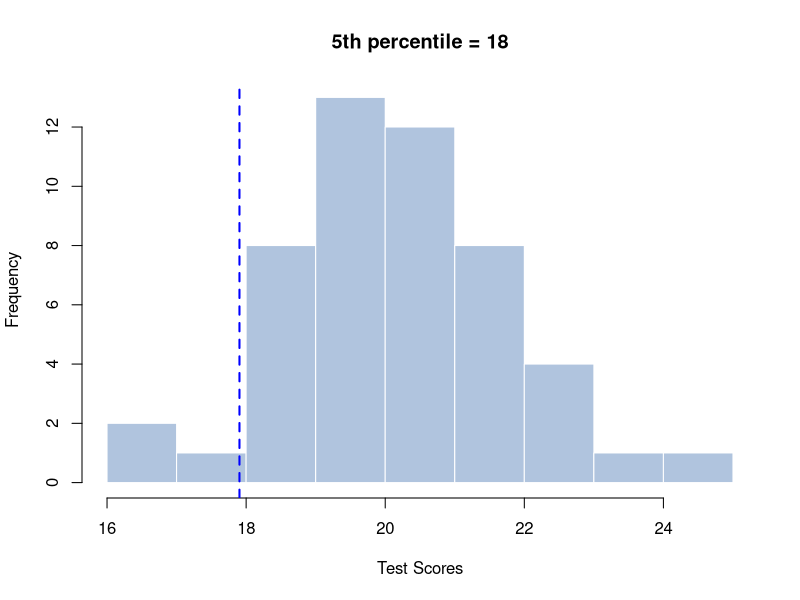
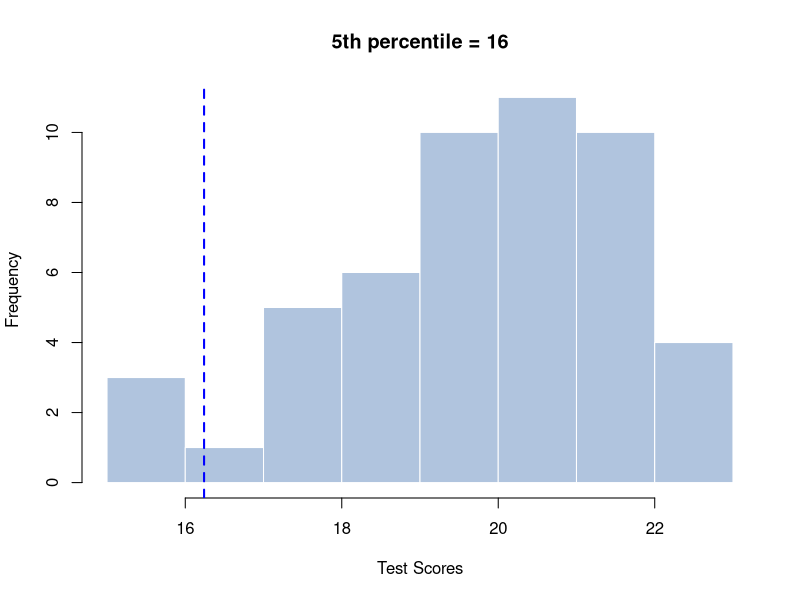
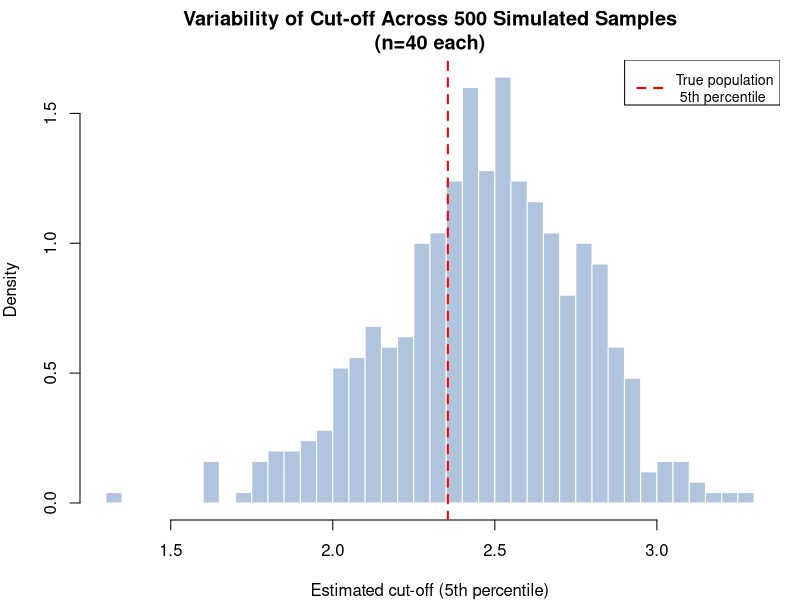
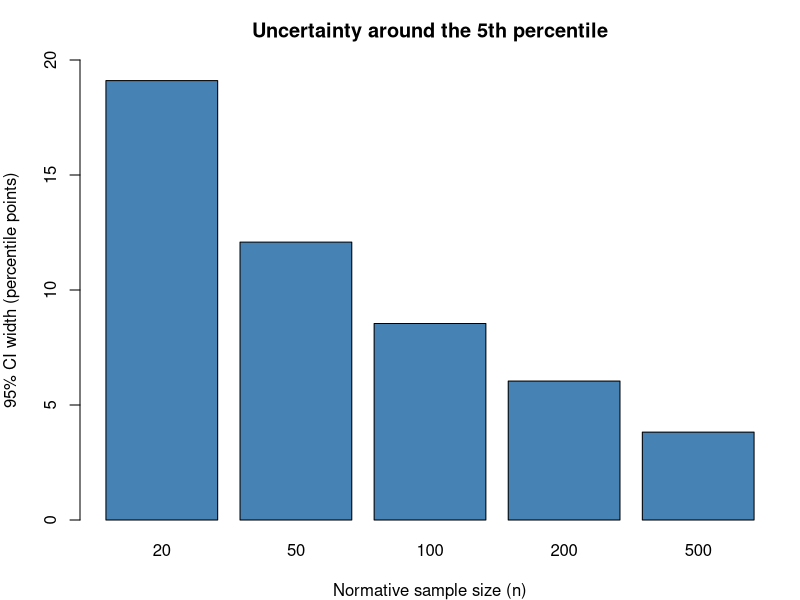
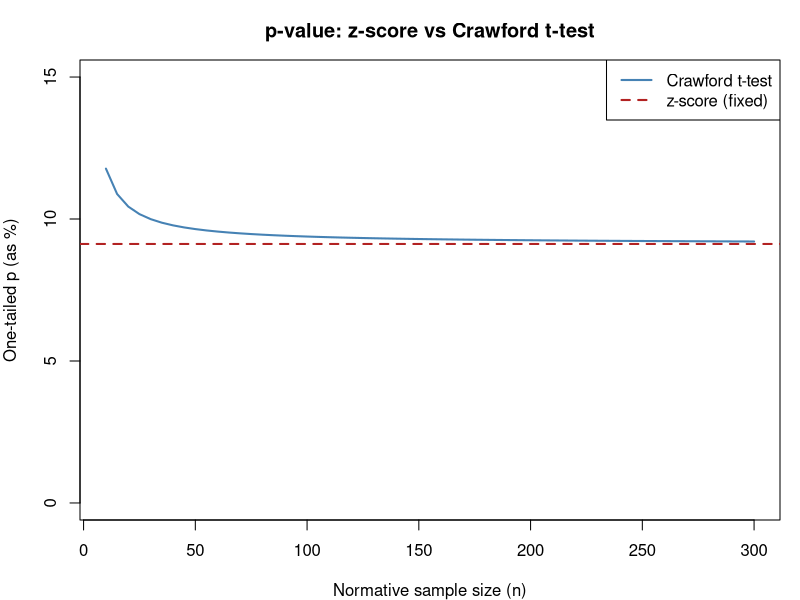

Here is the R script that generated these plots, in order:
## ---- chunk 1
knitr::opts_template$set(
  myplot = list(
    echo = FALSE,
    fig.show = "asis",
    dpi = 100,
    fig.width = 7,
    fig.height = 5
  )
)
## ---- chunk 2
#| echo: FALSE
#| fig.width: 6.5
#| fig.height: 3.8
#| fig.dpi: 100

set.seed(100)
x = rnorm(50, mean=20, sd=2)
cut_off = quantile(x, prob=0.05)
hist(x, xlab="Test Scores", col="lightsteelblue",border = "white",  main=paste("5th percentile =", as.character(round(cut_off))))
abline(v=cut_off, lty=2, lwd=2, col="blue")
## ---- chunk 3
#| echo: FALSE
#| fig.width: 6.5
#| fig.height: 3.8
#| fig.dpi: 100

set.seed(101)
x = rnorm(50, mean=20, sd=2)
cut_off = quantile(x, prob=0.05)
hist(x, xlab="Test Scores", col="lightsteelblue", border = "white", main=paste("5th percentile =", as.character(round(cut_off))))
abline(v=cut_off, lty=2, lwd=2, col="blue")
## ---- chunk 4
#| echo: FALSE
#| fig.width: 6.5
#| fig.height: 3.8
#| fig.dpi: 100

set.seed(7)
n_sims <- 500
cuts   <- numeric(n_sims)

for (i in seq_len(n_sims)) {
  ctrl <- rnorm(40, mean = 4, sd = 1)
  cuts[i] <- quantile(ctrl, 0.05)    # 5th percentile as cut-off
}

par(mar = c(4, 4, 3, 1))
hist(cuts, breaks = 30, col = "lightsteelblue", border = "white",
     xlab = "Estimated cut-off (5th percentile)",
     main = "Variability of Cut-off Across 500 Simulated Samples\n(n=40 each)",
     freq = FALSE)
abline(v = qnorm(0.05, 4, 1), col = "red", lwd = 2, lty = 2)
legend("topright", legend = "True population\n 5th percentile",
       col = "red", lty = 2, lwd = 2, cex = 0.85)
## ---- chunk 5
#| opts.label: myplot
#| fig.height: 2

set.seed(42)
options(par())
ns <- c(20, 50, 100, 200, 500)
# CI width for a proportion p=0.05
p <- 0.05
ci_width <- sapply(ns, function(n) 2 * 1.96 * sqrt(p*(1-p)/n) * 100)
barplot(ci_width, names.arg=ns, xlab="Normative sample size (n)",
        ylab="95% CI width (percentile points)",
        main="Uncertainty around the 5th percentile",
        col="steelblue", ylim=c(0, 20))
## ---- chunk 6
#| opts.label: myplot
#| fig.height: 4

# Simulate: patient score X=8, normative sample M=12, SD=3
X <- 8; M <- 12; SD <- 3
ns <- seq(10, 300, by=5)

p_z <- pnorm((X - M) / SD)  # fixed, doesn't change with n

p_t <- sapply(ns, function(n) {
  t_val <- (X - M) / (SD * sqrt((n + 1) / n))
  pt(t_val, df = n - 1)
})

plot(ns, p_t * 100, type="l", lwd=2, col="steelblue",
     xlab="Normative sample size (n)",
     ylab="One-tailed p (as %)",
     main="p-value: z-score vs Crawford t-test",
     ylim=c(0, 15))
abline(h = p_z * 100, col="firebrick", lwd=2, lty=2)
legend("topright", legend=c("Crawford t-test", "z-score (fixed)"),
       col=c("steelblue","firebrick"), lwd=2, lty=c(1,2))
